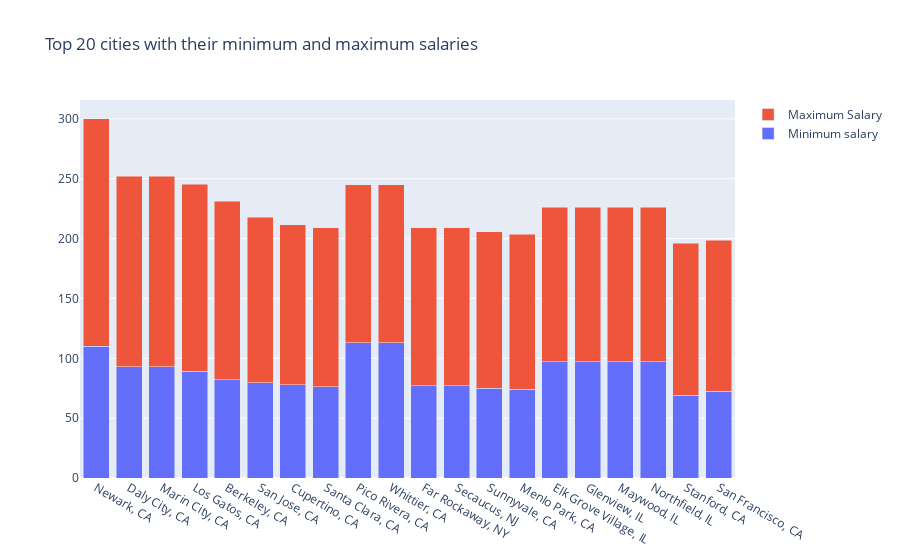

Notebook code cell kept with this figure:
### Code cell
fig = go.Figure()

fig.add_trace(go.Bar(x=df.index,y=df['Min_Salary'],name='Minimum salary'))
fig.add_trace(go.Bar(x=df.index,y=df['Max_Salary'],name='Maximum Salary'))

fig.update_layout(title='Top 20 cities with their minimum and maximum salaries',barmode='stack')

fig.show()

### Figure 1 — Plotly figure (JSON) as saved in the notebook; plotly's stock layout.template omitted (floating-point values rounded to 4 significant figures)
{"data": [{"name": "Minimum salary", "type": "bar", "x": ["Newark, CA", "Daly City, CA", "Marin City, CA", "Los Gatos, CA", "Berkeley, CA", "San Jose, CA", "Cupertino, CA", "Santa Clara, CA", "Pico Rivera, CA", "Whittier, CA", "Far Rockaway, NY", "Secaucus, NJ", "Sunnyvale, CA", "Menlo Park, CA", "Elk Grove Village, IL", "Glenview, IL", "Maywood, IL", "Northfield, IL", "Stanford, CA", "San Francisco, CA"], "y": [110, 93, 93, 89.33, 82, 79.42, 77.77, 76.18, 113, 113, 77, 77, 75, 74.27, 97, 97, 97, 97, 69, 72.52]}, {"name": "Maximum Salary", "type": "bar", "x": ["Newark, CA", "Daly City, CA", "Marin City, CA", "Los Gatos, CA", "Berkeley, CA", "San Jose, CA", "Cupertino, CA", "Santa Clara, CA", "Pico Rivera, CA", "Whittier, CA", "Far Rockaway, NY", "Secaucus, NJ", "Sunnyvale, CA", "Menlo Park, CA", "Elk Grove Village, IL", "Glenview, IL", "Maywood, IL", "Northfield, IL", "Stanford, CA", "San Francisco, CA"], "y": [190, 159, 159, 156, 149, 138.3, 134, 133.1, 132, 132, 132, 132, 130.6, 129.5, 129, 129, 129, 129, 127, 126.0]}], "layout": {"barmode": "stack", "title": {"text": "Top 20 cities with their minimum and maximum salaries"}}}
